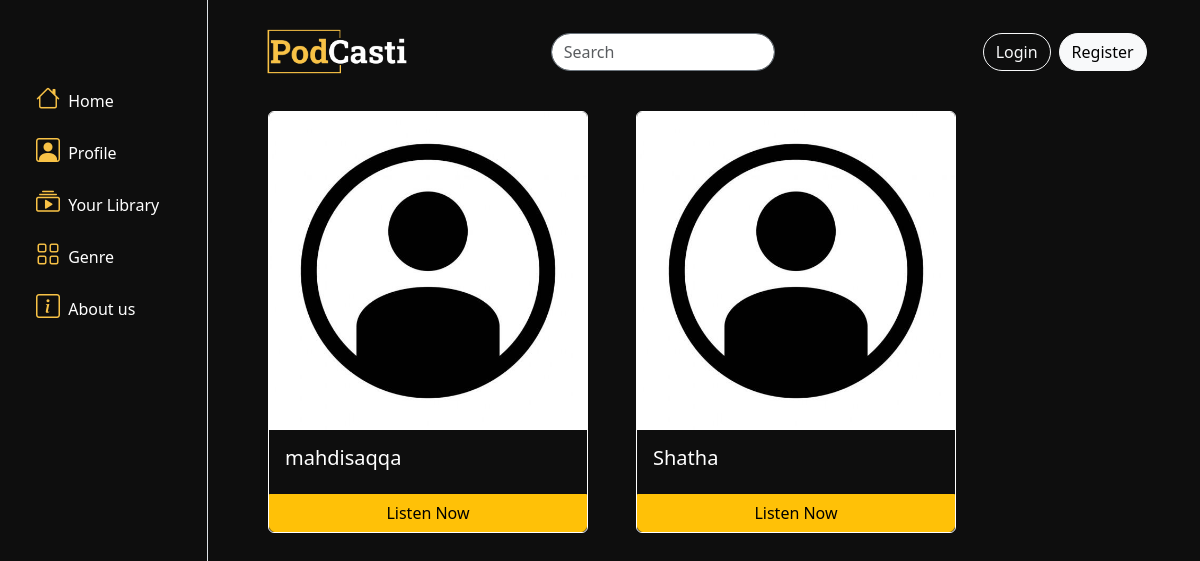
The app's page /, older data.
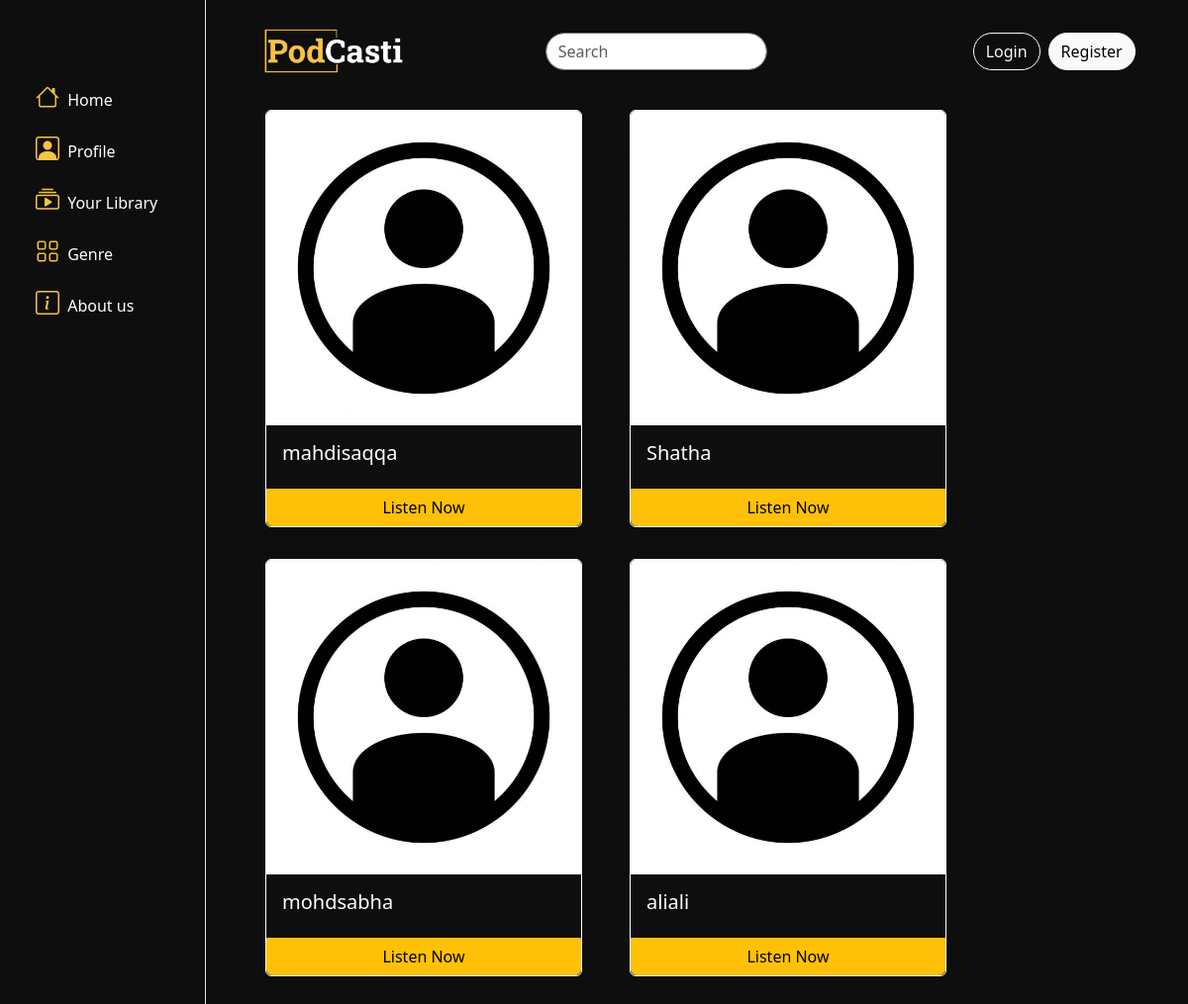
The same page, newer data.
### myapp/models.py (models this page shows)
class User(models.Model):
    first_name = models.CharField(max_length=255)
    last_name = models.CharField(max_length=255)
    user_name = models.CharField(max_length=255)
    email = models.EmailField(max_length=255)
    password = models.CharField(max_length=255)
    dob = models.DateField()
    created_at = models.DateTimeField(auto_now_add=True)
    updated_at = models.DateTimeField(auto_now=True)
    following = models.ManyToManyField(
        'self', related_name='followed_by', symmetrical=False)
    picture = models.ImageField(upload_to='profiles_picture/', null=True)
    bio=models.TextField(null=True)
    objects = UserManager()

### myapp/views.py (the view)
# urls.py: path('', views.index),
def index(request):
    if 'user_id' in request.session:
        loged_user = User.objects.get(id=request.session['user_id'])
        profiles=User.objects.all()
        context ={
            'profiles':profiles,
            'loged_user':loged_user,
            'islogged':True,
        }
        return render(request, 'index.html', context)
    else:
        profiles=User.objects.all()
        context ={
            'profiles':profiles,
            'islogged':False,
        }
        return render(request, 'index.html',context)

### myapp/templates/index.html (shortened to what the changed rows need)
<!DOCTYPE html>
<html lang="en">
<head>
    {% load static %}
    <link href="https://cdn.jsdelivr.net/npm/bootstrap-icons@1.7.2/font/bootstrap-icons.css" rel="stylesheet">
    <link href="https://cdn.jsdelivr.net/npm/bootstrap@5.3.0-alpha3/dist/css/bootstrap.min.css" rel="stylesheet">
</head>
<body>
    <div class="container-fluid">
        <div class="d-flex">
            <div class="header w-100">
                <div class="container d-grid gap-3">
                    <div class="col py-3">
                        <div class="container ms-4">
                            <div class="row">
                                {% for profile in profiles %}
                                <div class="card mx-4 m-3 p-0" style="width: 20rem;">
                                    {% if not profile.picture %}
                                    <img src="{% static 'images/def_user.jpeg' %}" class="card-img-top img-fluid same-size" alt="...">
                                    {% else %}
                                    <img src="{{profile.picture.url}}" class="card-img-top img-fluid same-size" alt="...">
                                    {% endif %}
                                    <div class="card-body border-bottom-0">
                                        <h5 class="card-title">{{profile.user_name}}</h5>
                                    </div>
                                    <div class="card-footer p-0 d-grid gap-2 border-0">
                                        <a href="/profile/{{profile.id}}" class="btn btn-warning rounded-bottom rounded-0">Listen Now</a>
                                    </div>
                                </div>
                                {% endfor %}
                            </div>
                        </div>
                    </div>
                </div>
            </div>
        </div>
    </div>
</body>
</html>

Row changes from the older to the newer data that the page shows:
added User: user_name "mohdsabha"
added User: user_name "aliali"
